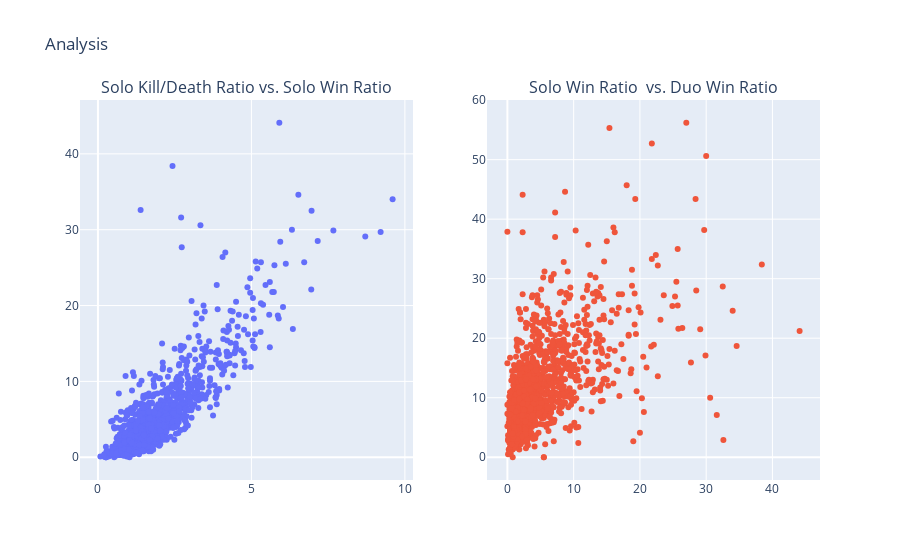

Notebook source saved alongside this figure:
### Code cell
import plotly.graph_objects as go
from plotly.subplots import make_subplots

fig = make_subplots(rows=1,cols=2, subplot_titles=('Solo Kill/Death Ratio vs. Solo Win Ratio','Solo Win Ratio  vs. Duo Win Ratio'))

fig.add_trace(go.Scatter(x=data['Solo kd'],y=data['Solo winRatio'], mode='markers', showlegend=False), row=1,col=1)
fig.add_trace(go.Scatter(x=data['Solo winRatio'],y=data['Duos winRatio'], mode='markers', showlegend=False), row=1,col=2)
fig.update_layout(title='Analysis', height=500)
fig.show()

### Figure 1 — Plotly figure (JSON) as saved in the notebook; plotly's stock layout.template omitted (floating-point values rounded to 4 significant figures; data arrays with more than 128 entries replaced by an {"elided": "..."} marker saying what was removed)
{"data": [{"mode": "markers", "showlegend": false, "type": "scatter", "x": {"elided": "1435 float values"}, "xaxis": "x", "y": {"elided": "1435 float values"}, "yaxis": "y"}, {"mode": "markers", "showlegend": false, "type": "scatter", "x": {"elided": "1435 float values"}, "xaxis": "x2", "y": {"elided": "1435 float values"}, "yaxis": "y2"}], "layout": {"annotations": [{"font": {"size": 16}, "showarrow": false, "text": "Solo Kill/Death Ratio vs. Solo Win Ratio", "x": 0.225, "xanchor": "center", "xref": "paper", "y": 1, "yanchor": "bottom", "yref": "paper"}, {"font": {"size": 16}, "showarrow": false, "text": "Solo Win Ratio  vs. Duo Win Ratio", "x": 0.775, "xanchor": "center", "xref": "paper", "y": 1, "yanchor": "bottom", "yref": "paper"}], "autosize": true, "title": {"text": "Analysis"}, "xaxis": {"anchor": "y", "autorange": true, "domain": [0, 0.45], "range": [-0.5323, 10.21], "type": "linear"}, "xaxis2": {"anchor": "y2", "autorange": true, "domain": [0.55, 1], "range": [-2.836, 46.94], "type": "linear"}, "yaxis": {"anchor": "x", "autorange": true, "domain": [0, 1], "range": [-3.105, 47.21], "type": "linear"}, "yaxis2": {"anchor": "x2", "autorange": true, "domain": [0, 1], "range": [-3.957, 60.16], "type": "linear"}}}
